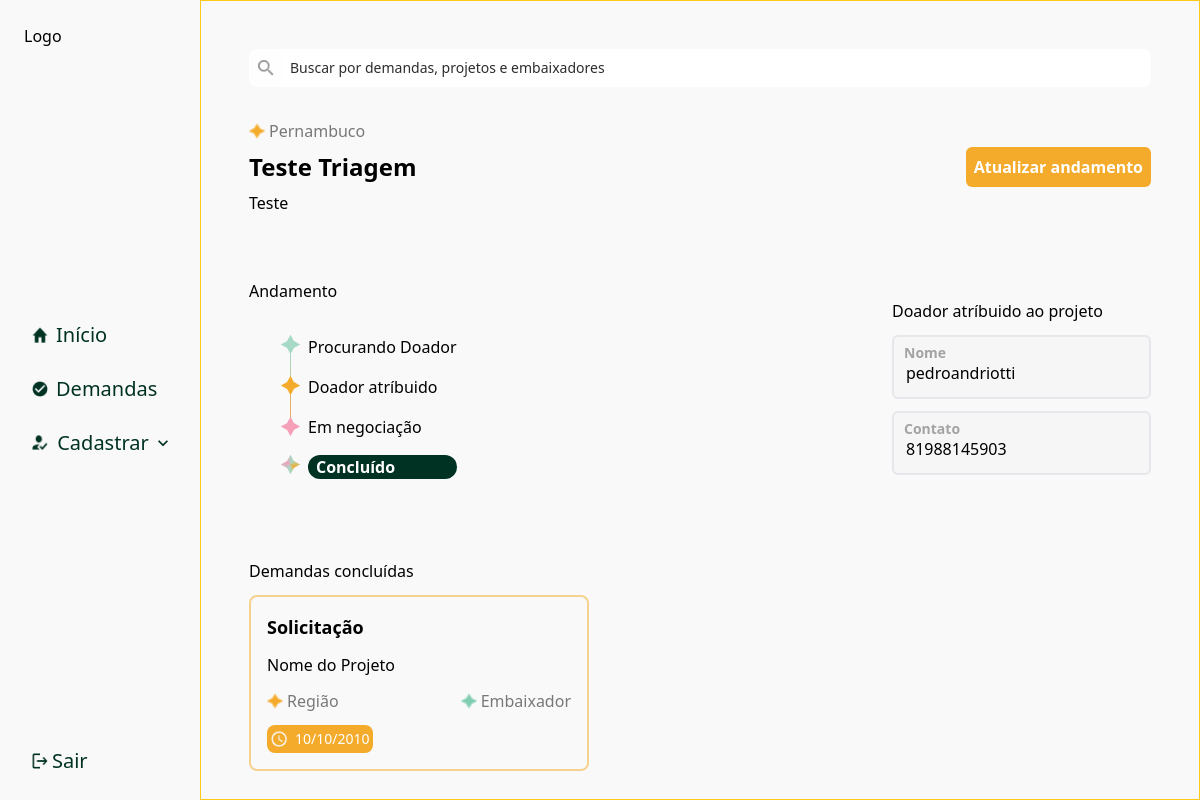
Page /project/19/ on the committed database.
### fullapp/models.py (models this page shows)
class Demand(models.Model):
    user = models.ForeignKey(User, on_delete=models.CASCADE, null=True, blank=True)
    title = models.CharField(max_length=255, null=True, blank=True)
    description = models.CharField(max_length=255, null=True, blank=True)
    status = models.CharField(choices=get_choices(StatusEnum), default=StatusEnum.IN_ANALISYS, max_length=255, null=True, blank=True)
    region = models.CharField(choices=get_choices(RegionEnum), default=RegionEnum.PERNAMBUCO, max_length=255, null=True, blank=True)
    user = models.ForeignKey(User, on_delete=models.CASCADE, null=True, blank=True)
    created_at = models.DateTimeField(auto_now_add=True)
    def __str__(self):
        return self.title

class User(AbstractUser):
    ADMIN = 1
    AMBASSADOR = 2
    USER = 3
    ROLE_CHOICES = (
        (ADMIN, 'Admin'),
        (AMBASSADOR, 'Ambassador'),
        (USER, 'User'),
    )
    role = models.PositiveSmallIntegerField(choices=ROLE_CHOICES, default=USER)
    name = models.CharField(max_length=255, null=True, blank=True)
    phone = models.CharField(max_length=255, null=True, blank=True)
    email = models.CharField(max_length=255, null=True, blank=True)
    password = models.CharField(max_length=255, null=True, blank=True)
    project = models.CharField(max_length=50, null=True, blank=True)
    objective = models.CharField(max_length=255, null=True, blank=True)
    region = models.CharField(choices=get_choices(RegionEnum), default=RegionEnum.PERNAMBUCO, max_length=255, null=True, blank=True)
    def __str__(self):
        return self.username

### fullapp/views.py (the view)
# urls.py: path('project/<int:id>/', project_details, name='project_detail'),
def project_details(request, id):
    demand = Demand.objects.get(id=id)
    demands = Demand.objects.filter(user=demand.user)
    print(demands)
    if demand.status == 'Buscando Doadores':
        form = UpdateDemandForm()
        if request.method == 'POST':
            form = UpdateDemandForm(request.POST, instance=demand)
            if form.is_valid():
                user = User.objects.get(username=form.cleaned_data['user'])
                demand = form.save(commit=False)
                demand.user = user
                demand.status = StatusEnum.DONORS_FOUND
                demand.save()
                return redirect('demands')
        else:
            form = UpdateDemandForm()
        ambassadors = User.objects.filter(role=2)
        return render(request, 'management/project/step-1.html', {
           'form': form,
           'demand': demand,
           'ambassadors': ambassadors
        })
    elif demand.status == 'Doador Atribuido':
        return render(request, 'management/project/step-2.html', {
           'demand': demand,
        })
    else:
        return render(request, 'management/project/step-3.html', {
            'demand': demand
        })

### fullapp/templates/management/project/step-3.html (shortened to what this page needs)
{% extends 'management/base.html' %}
{% load static %}
{% block content %}
<form method="post" class="flex flex-col mt-8 gap-16">
  <header class="flex justify-between items-center">
    <div class="flex flex-col gap-2">
      <div class="flex items-center gap-1">
        <img id="icon" src="{% static 'img/star-yellow.png' %}" class="w-4 h-4" alt="Ícone de relógio" />
        <span class="text-[#787878]">
          {{demand.region}}
        </span>
      </div>
      <h1 class="font-bold text-2xl">{{ demand.title }}</h1>
      <p>{{demand.description}}</p>
    </div>
    <button type="submit" id="change-status-button" class="p-2 bg-[#F4AB2B] rounded-md text-white font-bold">
      Atualizar andamento
    </button>
  </header>
  <div class="flex justify-between items-center">
    <div class="flex flex-col gap-4">
      <span>Andamento</span>
      <div class="py-4 px-8 flex gap-2">
        <div class="h-full">
          <img src="{% static 'img/star_lines.png' %}" />
        </div>
        <div class="flex flex-col gap-4">
          <span>Procurando Doador</span>
          <span>Doador atríbuido</span>
          {% if demand.status == 'Em análise' %}
            <strong class="px-2 bg-[#003223] rounded-full text-white">Em negociação</strong>
            <span>Concluído</span>
          {% else %}
          <span>Em negociação</span>
          <strong class="px-2 bg-[#003223] rounded-full text-white">Concluído</strong>
          {% endif %}
        </div>
      </div>
    </div>
    <div class="flex flex-col gap-3">
      <div class="flex flex-col gap-3">
        <span>Doador atríbuido ao projeto</span>
        <div class="relative w-full">
          <label for="user" class="absolute top-2 font-bold left-3 text-[#A3A3A3] text-sm">Nome</label>
          <input name="user" class="border-2 w-full h-16 rounded-md px-3 py-2 pt-5 box-border focus:outline-none focus:border-[#A4A4A4]" disabled value="{{ demand.user }}" type="text">
        </div>
        <div class="relative w-full">
          <label for="phone" class="absolute top-2 font-bold left-3 text-[#A3A3A3] text-sm">Contato</label>
          <input name="phone" class="border-2 w-full h-16 rounded-md px-3 py-2 pt-5 box-border focus:outline-none focus:border-[#A4A4A4]" disabled value="{{ demand.user.phone }}" type="text">
        </div>
      </div>
    </div>
  </div>
  <div class="flex flex-col gap-3">
    <span>Demandas concluídas</span>
    <div class="flex overflow-hidden gap-3">
      <div class="border-[2px] border-[#F4AB2B]/50 flex flex-col gap-3 p-4 relative rounded-lg w-[340px]">
        <strong class="text-lg">Solicitação</strong>
        <span>Nome do Projeto</span>
        <div class="flex justify-between">
          <div class="flex items-center gap-1">
            <img id="icon" src="{% static 'img/star-yellow.png' %}" class="w-4 h-4" alt="Ícone de relógio" />
            <span class="text-[#787878]">
              Região
            </span>
          </div>
          <div class="flex items-center gap-1">
            <img id="icon" src="{% static 'img/star-green.png' %}" class="w-4 h-4" alt="Ícone de relógio" />
            <span class="text-[#787878]">
              Embaixador
            </span>
          </div>
        </div>
        <div class="w-fit flex items-center gap-2 p-1 rounded-lg bg-[#F4AB2B]">
          <img id="icon" src="{% static 'img/clock.png' %}" class="w-4 h-4" alt="Ícone de relógio" />
          <span class="text-white text-sm">10/10/2010</span>
        </div>
      </div>
    </div>
  </div>
</form>
{% endblock %}

### rows in the picture
Demand: region "Pernambuco", title "Teste Triagem", description "Teste", user "pedroandriotti", phone "81988145903"
